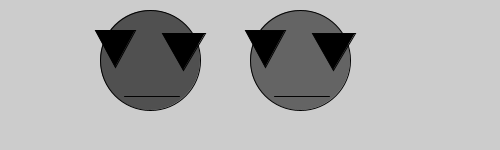
Frame 1 (no input)
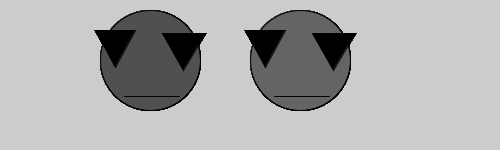
Frame 60 (the mouse pressed at the canvas centre just before this capture)
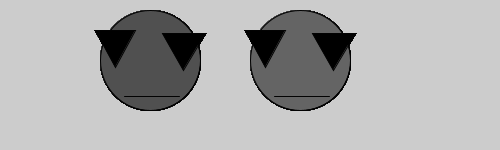
Frame 120 (the mouse held since frame 60 and released just before this capture)

The Processing sketch that drew these frames (run headless with seeded random() and noise(); from frame 60 on, the mouse is pressed at the canvas centre):

// Processing sketch: processing_80305
// ── processing_80305.pde

void setup(){
  size(500,150);
}
void draw(){
  cara(35,10,80,5);
  cara(185,10,100,5);
}

void cara (int x, int y, color c, int ojos){
  pushMatrix();
  translate(x,y);
  fill(c);
  ellipse(115,50,100,100); //cara general
  fill(0);
  triangle(60,20,100,20,80,57);
  triangle(127,23,170,23,148,60);
  stroke(2);
  line(89,86,144,86);
  

popMatrix();
}
